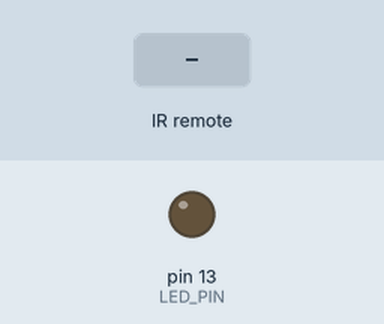
This sketch was run on a simulated Arduino Uno, built with avr-gcc and run on an emulated ATmega328P. Shown: output pins drawn as LEDs (lit = HIGH). The inputs (shaded band) are chosen by the test bench. What the sketch prints to the serial monitor is not drawn.

Above: at 1.2 s.
1.3 s: infrared code 0x52 received
At 2.0 s:
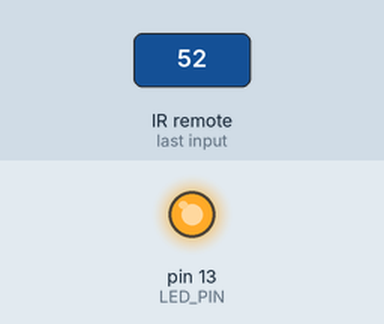
Timing chart, 0 to 4.3 s (numbered marks = the images above; inputs shaded):
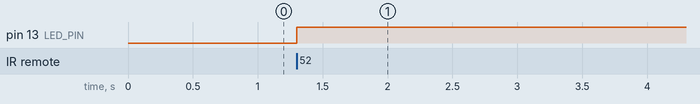

Measured:
- after the input at 1.3 s, pin 13 (LED_PIN): LOW → HIGH at once

The sketch:

ir_receive_advanced.ino
```cpp
#include <IRremote.h>

const int IR_RECEIVE_PIN = 7;  // 紅外線接收器接在 7 腳位
const int LED_PIN = 13;
boolean ledState = false;      // 記錄 LED 狀態
void setup() {
  Serial.begin(9600);
  IrReceiver.begin(IR_RECEIVE_PIN);  // 初始化 IR 接收器
  pinMode(LED_PIN, OUTPUT);
  Serial.println("IR 接收器就緒");

}

void loop() {
  if (IrReceiver.decode()) {
    // 收到 IR 信號
    Serial.print("接收到代碼: 0x");
    // Serial.println(IrReceiver.decodedIRData.command, HEX);
    Serial.println(IrReceiver.decodedIRData.command);
    switch (IrReceiver.decodedIRData.command){
      case 82: //遙控器8號鍵
        // 切換 LED 狀態
        ledState = !ledState;           // 切換狀態
        digitalWrite(LED_PIN, ledState); // 設定 LED
        Serial.println(ledState ? "LED 開啟" : "LED 關閉");
        break;
    }
    // 準備接收下一個信號
    IrReceiver.resume();
  }
  delay(100);
}
```
